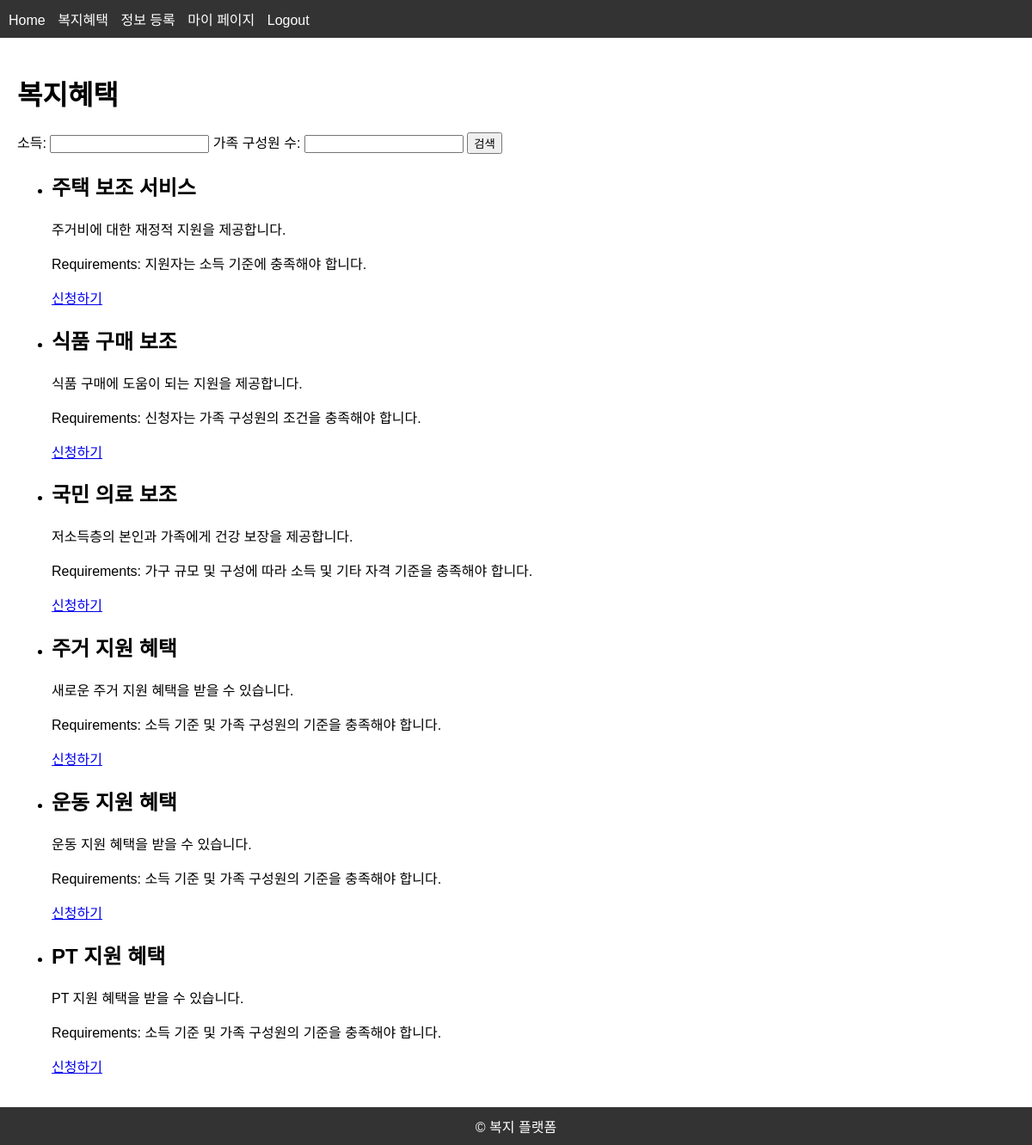
/benefits (signed in), run on the app's committed database.
### models.py (models this page shows)
class ModelMixin(object):
    def save(self):
        db.session.add(self)
        db.session.commit()

class Benefit(UserMixin, ModelMixin, db.Model):
    id = db.Column(db.Integer, primary_key=True)
    name = db.Column(db.String(100), nullable=False)
    description = db.Column(db.Text, nullable=False)
    requirements = db.Column(db.Text, nullable=False)
    income = db.Column(db.Float)
    family_members = db.Column(db.Integer)
    applications = db.relationship('Application', backref='benefit', lazy='dynamic')
    updated_at = db.Column(db.DateTime, default=datetime.utcnow, onupdate=datetime.utcnow)

### benefits.py (the view)
@benefits_bp.route('/benefits', methods=['GET'])
@login_required
def list_benefits():
    income = request.args.get('income', type=float)
    family_members = request.args.get('family_members', type=int)
    if income and family_members:
        benefits = Benefit.query.filter(
            Benefit.income >= income,
            Benefit.family_members >= family_members
        ).order_by(Benefit.id.desc()).all()
    else:
        benefits = Benefit.query.all()
    notifications = Notification.query.filter(
        Notification.user_id == current_user.id,
        Notification.created_at > current_user.last_notification_checked_at
    ).all()
    return render_template('benefits.html', benefits=benefits, notifications=notifications)

### app.py (called while the page is built)
@login_manager.user_loader
def load_user(user_id):
    from models import User
    return User.query.get(int(user_id))

### templates/benefits.html (shortened to what this page needs)
{% extends 'base.html' %}
{% block content %}
<h1>복지혜택</h1>
<form method="GET" action="{{ url_for('benefits.list_benefits') }}">
  <label for="income">소득:</label>
  <input type="number" id="income" name="income" min="0" step="0.01">
  <label for="family_members">가족 구성원 수:</label>
  <input type="number" id="family_members" name="family_members" min="1">
  <button type="submit">검색</button>
</form>
<ul>
  {% for benefit in benefits %}
  <li>
    <h2>{{ benefit.name }}</h2>
    <p>{{ benefit.description }}</p>
    <p>Requirements: {{ benefit.requirements }}</p>
    <a href="{{ url_for('applications.apply', benefit_id=benefit.id) }}">신청하기</a>
  </li>
  {% endfor %}
</ul>
{% endblock %}

### static/css/styles.css (style rules this page uses)
body { font-family: Arial, sans-serif; margin: 0; padding: 0; }

### data on the page
Benefit: name "주택 보조 서비스", description "주거비에 대한 재정적 지원을 제공합니다.", requirements "지원자는 소득 기준에 충족해야 합니다."
Benefit: name "식품 구매 보조", description "식품 구매에 도움이 되는 지원을 제공합니다.", requirements "신청자는 가족 구성원의 조건을 충족해야 합니다."
Benefit: name "국민 의료 보조", description "저소득층의 본인과 가족에게 건강 보장을 제공합니다.", requirements "가구 규모 및 구성에 따라 소득 및 기타 자격 기준을 충족해야 합니다."
Benefit: name "주거 지원 혜택", description "새로운 주거 지원 혜택을 받을 수 있습니다.", requirements "소득 기준 및 가족 구성원의 기준을 충족해야 합니다."
Benefit: name "운동 지원 혜택", description "운동 지원 혜택을 받을 수 있습니다.", requirements "소득 기준 및 가족 구성원의 기준을 충족해야 합니다."
Benefit: name "PT 지원 혜택", description "PT 지원 혜택을 받을 수 있습니다.", requirements "소득 기준 및 가족 구성원의 기준을 충족해야 합니다."
